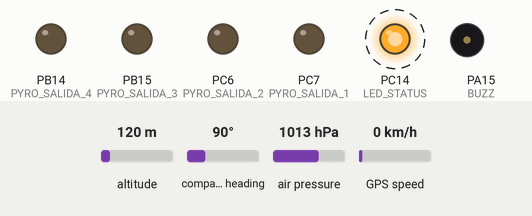
Recording of a sketch running on a simulated STM32 Blue Pill. Shown: output pins drawn as LEDs (lit = HIGH), buzzer (waves = sounding). Dashed ring = blinking. The test bench sets the inputs (shaded band); at power-on: air pressure 1013 hPa, altitude 120 m, compass heading 90°, GPS speed 0 km/h. The GPS gets a fix after 3 s at 37.7749, -122.4194 with 8 satellites; no radio packets arrive unless stated.

Above: at 8.58 s.
8.6 s: air pressure set to 952 hPa
At 8.78 s:
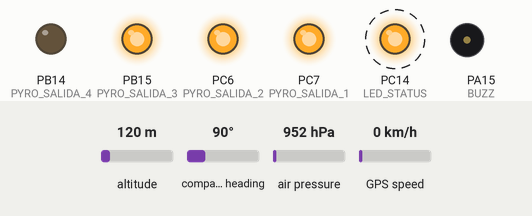
12.1 s: air pressure set to 975 hPa
At 12.39 s:
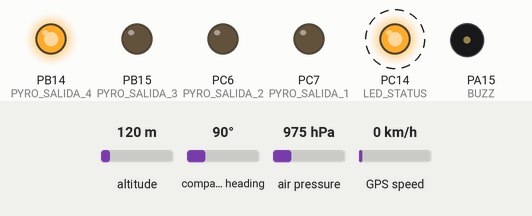
Timing chart, 0 to 21.6 s (numbered marks = the images above; inputs shaded):
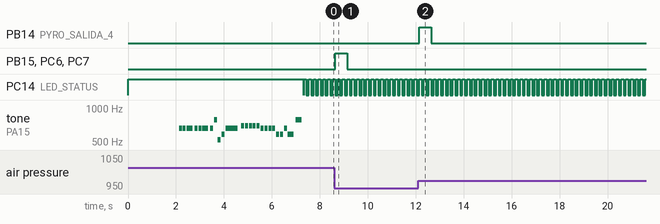

Measured:
- after the input at 8.6 s, PB15 (PYRO_SALIDA_3), PC6 (PYRO_SALIDA_2), PC7 (PYRO_SALIDA_1): LOW → HIGH at once, → LOW 0.50 s later
- after the input at 12.1 s, PB14 (PYRO_SALIDA_4): LOW → HIGH at once, → LOW 0.50 s later
- by itself, PC14 (LED_STATUS): alternates HIGH for 0.10 s and LOW for 0.10 s

The sketch:

FC_NAVIDAD.ino
```cpp
#include <Wire.h>
#include <Adafruit_Sensor.h>
#include <Adafruit_BME280.h>
#include <SPI.h>
#include <LoRa.h>
#include <TinyGPSPlus.h>
#include <HardwareSerial.h>

// ==================== DEFINICIONES DE NOTAS ====================
#define NOTE_C5  523
#define NOTE_D5  587
#define NOTE_E5  659
#define NOTE_F5  698
#define NOTE_G5  784
#define NOTE_A5  880
#define NOTE_B5  988
#define NOTE_C6  1047

// ==================== CONFIGURACIÓN BME280 ====================
#define BME280_I2C_ADDRESS 0x76
#define PRECIONNIVELDELMAR (1025.0)
Adafruit_BME280 bme;

// ==================== CONFIGURACIÓN PINES ====================
#define LED_STATUS PC14

// Asignación lógica de salidas:
#define PYRO_SALIDA_1 PC7  // 40 metros
#define PYRO_SALIDA_2 PC6  // 80 metros
#define PYRO_SALIDA_3 PB15 // 120 metros
#define PYRO_SALIDA_4 PB14 // Solo recuperación
#define BUZZ PA15

// ==================== PARÁMETROS DE VUELO ====================
#define ALT_EVENTO_1 40.0
#define ALT_EVENTO_2 80.0
#define ALT_EVENTO_3 120.0

// Lógica original: 3 metros de caída para confirmar apogeo
#define DESCENT_THRESHOLD 3.0
#define PYRO_ON_TIME 500

const unsigned long SAMPLE_INTERVAL = 100; // 10Hz

// Parámetros de detección de aterrizaje
#define LANDED_ALTITUDE_THRESHOLD 5
#define LANDED_TIME_THRESHOLD 5000

// ==================== VARIABLES GLOBALES ====================
float referenciaAltitud = NAN;
unsigned long startTime;
float maxAltitude = 0; // Apogeo

// Variable corregida (declarada globalmente)
float sumaAlturas = 0;

// Banderas de estado
bool event40mTriggered = false;
bool event80mTriggered = false;
bool event120mTriggered = false;
bool recoveryDeployed = false;
bool landed = false;

// Tiempos
unsigned long timeEvent40m = 0;
unsigned long timeEvent80m = 0;
unsigned long timeEvent120m = 0;
unsigned long timeRecovery = 0;
unsigned long landedDetectTime = 0;

unsigned long lastSampleTime = 0;
bool blinkState = false;
unsigned long lastBeepTime = 0;

// ==================== CONFIGURACIÓN LoRa ====================
uint8_t mosiPin = PC3;
uint8_t misoPin = PC2;
uint8_t sclkPin = PB13;
int LORA_CS = PA8;
int LORA_RST = PC8;
int LORA_DIO0 = PC9;
SPIClass MySPI;

// ==================== CONFIGURACIÓN GPS ====================
HardwareSerial SerialGPS(PA10, PA9);
static const uint32_t GPSBaud = 9600;
TinyGPSPlus gps;
float gpsLatitude = 0.0;
float gpsLongitude = 0.0;

// ==================== ESTRUCTURA DE DATOS LORA ====================
struct CompactDataPackage {
  int32_t gpsLatitude;
  int32_t gpsLongitude;
  int16_t altitudRelativa;
};
CompactDataPackage compressedData;

// ==================== SETUP ====================
void setup() {
  pinMode(LED_STATUS, OUTPUT);
  pinMode(PYRO_SALIDA_1, OUTPUT);
  pinMode(PYRO_SALIDA_2, OUTPUT);
  pinMode(PYRO_SALIDA_3, OUTPUT);
  pinMode(PYRO_SALIDA_4, OUTPUT);
  pinMode(BUZZ, OUTPUT);

  // Seguridad: Todo apagado al inicio
  digitalWrite(PYRO_SALIDA_1, LOW);
  digitalWrite(PYRO_SALIDA_2, LOW);
  digitalWrite(PYRO_SALIDA_3, LOW);
  digitalWrite(PYRO_SALIDA_4, LOW);

  digitalWrite(LED_STATUS, HIGH);
  delay(1000);

  Wire.begin();
  Serial.begin(115200);
  SerialGPS.begin(GPSBaud);

  // --- INICIALIZAR BME280 ---
  if (!bme.begin(BME280_I2C_ADDRESS)) {
    Serial.println("Error BME280");
    while (1) { tone(BUZZ, 200, 500); delay(500); }
  }

  bme.setSampling(Adafruit_BME280::MODE_NORMAL,
                  Adafruit_BME280::SAMPLING_X4,
                  Adafruit_BME280::SAMPLING_X16,
                  Adafruit_BME280::SAMPLING_NONE,
                  Adafruit_BME280::FILTER_X16,
                  Adafruit_BME280::STANDBY_MS_0_5);

  // --- CALIBRAR ALTITUD ---
  sumaAlturas = 0;
  int numMediciones = 100;
  for (int i = 0; i < numMediciones; i++) {
    sumaAlturas += bme.readAltitude(PRECIONNIVELDELMAR);
    delay(10);
  }
  referenciaAltitud = sumaAlturas / numMediciones;

  // --- INICIALIZAR LORA ---
  MySPI.setMOSI(mosiPin);
  MySPI.setMISO(misoPin);
  MySPI.setSCLK(sclkPin);
  MySPI.begin();
  LoRa.setSPI(MySPI);
  LoRa.setPins(LORA_CS, LORA_RST, LORA_DIO0);
  if (!LoRa.begin(433E6)) {
    Serial.println("Error LoRa");
    while(1){ tone(BUZZ, 200, 500); delay(500); }
  }
  LoRa.setSpreadingFactor(7);
  LoRa.setSignalBandwidth(125E3);
  LoRa.setTxPower(20);

  playJingleBells();
  digitalWrite(LED_STATUS, LOW);
  startTime = millis();
}

// ==================== LOOP PRINCIPAL ====================
void loop() {
  // 1. GPS Continuo
  while (SerialGPS.available() > 0) {
    if (gps.encode(SerialGPS.read())) {
      if (gps.location.isValid()) {
        gpsLatitude = gps.location.lat();
        gpsLongitude = gps.location.lng();
      }
    }
  }

  unsigned long currentTime = millis();

  // 2. Muestreo 10Hz
  if (currentTime - lastSampleTime >= SAMPLE_INTERVAL) {
    lastSampleTime = currentTime;

    // --- MODO ATERRIZAJE ---
    if (landed) {
      blinkState = !blinkState;
      digitalWrite(LED_STATUS, blinkState);
      if (currentTime - lastBeepTime > 2000) { // Cada 2 segundos
        lastBeepTime = currentTime;
        playJingleBells();
        enviarLoRa(0);
      }
      return;
    }

    // --- LECTURA ALTITUD ---
    float altitudAbsoluta = bme.readAltitude(PRECIONNIVELDELMAR);
    float altitudRelativa = altitudAbsoluta - referenciaAltitud;

    // --- DETECCIÓN DE APOGEO ---
    if (altitudRelativa > maxAltitude) {
      maxAltitude = altitudRelativa;
    }

    // --- EVENTOS DE ASCENSO ---
    // Solo si NO estamos bajando ya (Recovery no activado)
    if (!recoveryDeployed) {
        if (!event40mTriggered && altitudRelativa >= ALT_EVENTO_1) {
          digitalWrite(PYRO_SALIDA_1, HIGH);
          event40mTriggered = true;
          timeEvent40m = currentTime;
        }
        if (!event80mTriggered && altitudRelativa >= ALT_EVENTO_2) {
          digitalWrite(PYRO_SALIDA_2, HIGH);
          event80mTriggered = true;
          timeEvent80m = currentTime;
        }
        if (!event120mTriggered && altitudRelativa >= ALT_EVENTO_3) {
          digitalWrite(PYRO_SALIDA_3, HIGH);
          event120mTriggered = true;
          timeEvent120m = currentTime;
        }
    }

    // --- RECUPERACIÓN (Lógica Original) ---
    // Caída de 3 metros desde el punto más alto
    float altitudeDrop = maxAltitude - altitudRelativa;

    // Condición: Caída >= 3m Y Altura Máxima > 5m (para no disparar en el suelo por error)
    if (!recoveryDeployed && altitudeDrop >= DESCENT_THRESHOLD && maxAltitude > 5.0) {
      recoveryDeployed = true;
      timeRecovery = currentTime;

      // DISPARAR TODO
      digitalWrite(PYRO_SALIDA_1, HIGH);
      digitalWrite(PYRO_SALIDA_2, HIGH);
      digitalWrite(PYRO_SALIDA_3, HIGH);
      digitalWrite(PYRO_SALIDA_4, HIGH);
    }

    // --- APAGADO DE SEGURIDAD ---
    if (event40mTriggered && (currentTime - timeEvent40m > PYRO_ON_TIME)) {
      digitalWrite(PYRO_SALIDA_1, LOW);
    }
    if (event80mTriggered && (currentTime - timeEvent80m > PYRO_ON_TIME)) {
      digitalWrite(PYRO_SALIDA_2, LOW);
    }
    if (event120mTriggered && (currentTime - timeEvent120m > PYRO_ON_TIME)) {
      digitalWrite(PYRO_SALIDA_3, LOW);
    }
    if (recoveryDeployed && (currentTime - timeRecovery > PYRO_ON_TIME)) {
      digitalWrite(PYRO_SALIDA_1, LOW);
      digitalWrite(PYRO_SALIDA_2, LOW);
      digitalWrite(PYRO_SALIDA_3, LOW);
      digitalWrite(PYRO_SALIDA_4, LOW);
    }

    // --- DETECCIÓN ATERRIZAJE ---
    if (recoveryDeployed && altitudRelativa < LANDED_ALTITUDE_THRESHOLD) {
       if (landedDetectTime == 0) landedDetectTime = currentTime;
       else if (currentTime - landedDetectTime > LANDED_TIME_THRESHOLD) {
         landed = true;
       }
    } else {
       landedDetectTime = 0;
    }

    enviarLoRa(altitudRelativa);
    blinkState = !blinkState;
    digitalWrite(LED_STATUS, blinkState);
  }
}

// ==================== FUNCIONES AUXILIARES ====================

void enviarLoRa(float altitud) {
  if (LoRa.beginPacket()) {
    compressedData.gpsLatitude = (int32_t)(gpsLatitude * 1e6);
    compressedData.gpsLongitude = (int32_t)(gpsLongitude * 1e6);
    compressedData.altitudRelativa = (int16_t)(altitud * 100);

    LoRa.write((uint8_t*)&compressedData, sizeof(compressedData));
    LoRa.endPacket(true);
  }
}

void playJingleBells() {
  // Melodía COMPLETA según tu solicitud
  int melody[] = {
    NOTE_E5, NOTE_E5, NOTE_E5,
    NOTE_E5, NOTE_E5, NOTE_E5,
    NOTE_E5, NOTE_G5, NOTE_C5, NOTE_D5,
    NOTE_E5,
    NOTE_F5, NOTE_F5, NOTE_F5, NOTE_F5,
    NOTE_F5, NOTE_E5, NOTE_E5, NOTE_E5, NOTE_E5,
    NOTE_E5, NOTE_D5, NOTE_D5, NOTE_E5,
    NOTE_D5, NOTE_G5
  };

  int durations[] = {
    8, 8, 4,
    8, 8, 4,
    8, 8, 8, 8,
    2,
    8, 8, 8, 8,
    8, 8, 8, 16, 16,
    8, 8, 8, 8,
    4, 4
  };

  int size = sizeof(durations) / sizeof(int);

  for (int note = 0; note < size; note++) {
    int duration = 1000 / durations[note];
    tone(BUZZ, melody[note], duration);
    int pauseBetweenNotes = duration * 1.30;
    delay(pauseBetweenNotes);
    noTone(BUZZ);
  }
}
```
